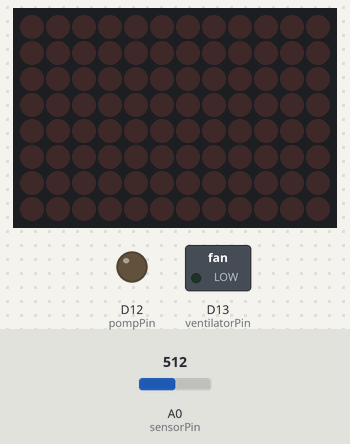
Bench run of a sketch on a simulated Arduino Uno R4 WiFi. Shown: 12×8 LED matrix, switched loads named in the sketch (green lamp = pin HIGH), output pins drawn as LEDs (lit = HIGH). The test bench sets the inputs (shaded band); at power-on: A0 (sensorPin) = 512. WiFi joins after 1.5 s; servers stay silent unless stated; what the sketch prints to the serial monitor is not drawn.

Above: at 2.7 s.
2.8 s: A0 (sensorPin) set to 418
5.8 s: A0 (sensorPin) set to 392
At 8.2 s:
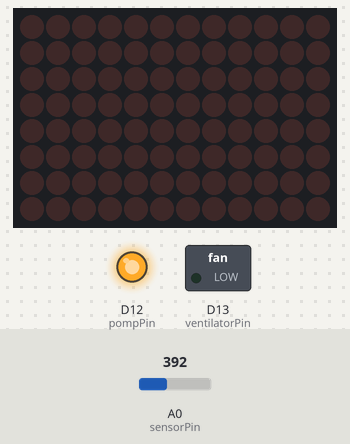
8.5 s: A0 (sensorPin) set to 511
At 10.5 s:
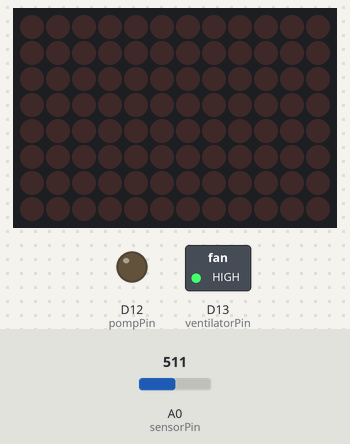
11.5 s: A0 (sensorPin) set to 306
At 11.9 s:
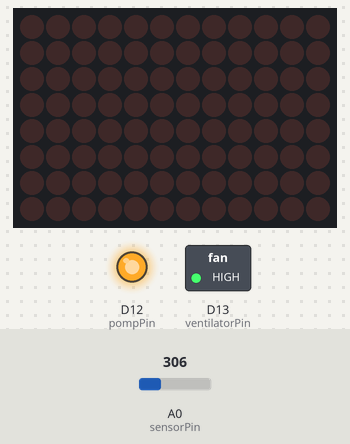
Timing chart, 0 to 14.5 s (numbered marks = the images above; inputs shaded):
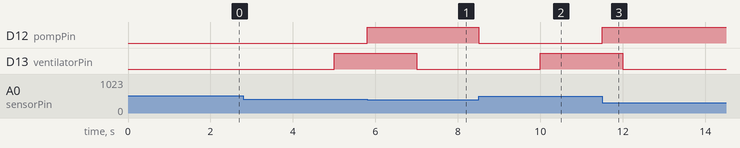

Measured:
- the behaviour switches between 400 and 399 on A0 (sensorPin) (found by bisection; images 0 and 1)
- after the input at 5.8 s, D12 (pompPin): LOW → HIGH at once
- after the input at 8.5 s, D12 (pompPin): HIGH → LOW at once
- after the input at 11.5 s, D12 (pompPin): LOW → HIGH at once

The sketch:

MainProgram.ino
```cpp
#include "Arduino_LED_Matrix.h"
#include <WiFi.h>
#include <WebServer.h>

ArduinoLEDMatrix matrix;

// WiFi credentials
const char* ssid = "JouwWiFi";      // <-- pas aan
const char* password = "Wachtwoord"; // <-- pas aan

WebServer server(80);

// Sensor en relais
int sensorPin = A0;
int pompPin = 12;
int ventilatorPin = 13;
int sensorValue = 0;
int droogDrempel = 400;

// Ventilator tijdschema
unsigned long ventilatorInterval = 5000; // ventilator aan om de 5 seconden
unsigned long ventilatorDuration = 2000; // ventilator draait 2 seconden
unsigned long lastVentilatorTime = 0;

void handleRoot() {
  String html = "<html><head><meta http-equiv='refresh' content='2'></head><body>";
  html += "<h1>Greenhouse Dashboard</h1>";
  html += "<p>Grondvochtigheid: " + String(sensorValue) + "</p>";
  html += "<p>Pomp: " + String(digitalRead(pompPin) ? "Aan" : "Uit") + "</p>";
  html += "<p>Ventilator: " + String(digitalRead(ventilatorPin) ? "Aan" : "Uit") + "</p>";
  html += "</body></html>";
  server.send(200, "text/html", html);
}

void setup() {
  matrix.begin();
  pinMode(sensorPin, INPUT);
  pinMode(pompPin, OUTPUT);
  pinMode(ventilatorPin, OUTPUT);
  digitalWrite(pompPin, LOW);
  digitalWrite(ventilatorPin, LOW);

  Serial.begin(9600);

  // Verbinden met WiFi
  WiFi.begin(ssid, password);
  Serial.print("Verbinden met WiFi");
  while (WiFi.status() != WL_CONNECTED) {
    delay(500);
    Serial.print(".");
  }
  Serial.println();
  Serial.print("Verbonden! IP-adres: ");
  Serial.println(WiFi.localIP()); // <-- hier zie je het IP in de Serial Monitor

  // Webserver starten
  server.on("/", handleRoot);
  server.begin();
  Serial.println("Server gestart");
}

void loop() {
  server.handleClient();

  unsigned long currentMillis = millis();

  // Grondvochtigheid lezen
  sensorValue = analogRead(sensorPin);
  Serial.print("Grondvochtigheid: ");
  Serial.println(sensorValue);

  // Pomp aan/uit
  if(sensorValue < droogDrempel) digitalWrite(pompPin, HIGH);
  else digitalWrite(pompPin, LOW);

  // Ventilator op tijd
  if(currentMillis - lastVentilatorTime >= ventilatorInterval){
    digitalWrite(ventilatorPin, HIGH);
    lastVentilatorTime = currentMillis;
  }
  if(digitalRead(ventilatorPin) == HIGH && currentMillis - lastVentilatorTime >= ventilatorDuration){
    digitalWrite(ventilatorPin, LOW);
  }
}
```
